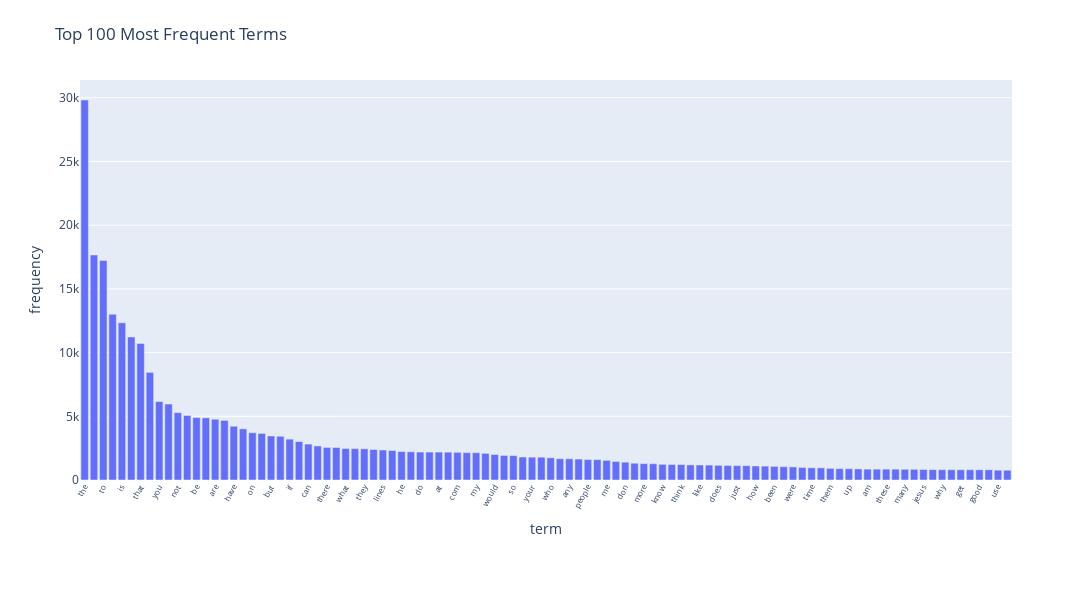

Write notebook code for a chart like this one.
### Markdown cell above
### >>> **Exercise 13 (take home):** 
The chart above only contains 300 vocabulary in the documents, and it's already computationally intensive to both compute and visualize. Can you efficiently reduce the number of terms you want to visualize as an exercise.

### Code cell
# Answer here
# 目標 : 取前 100 常見的 term 整理成頻率圖表
import numpy as np, pandas as pd, plotly.express as px

# 計算詞頻
term_frequencies = np.asarray(X_counts.sum(axis=0)).ravel()
terms = count_vect.get_feature_names_out()
df_all = pd.DataFrame({"term": terms, "frequency": term_frequencies})

# 取前 100 個常見 term，並依頻率降冪排序
df_top100 = df_all.sort_values("frequency", ascending=False).head(100)

# 畫長條圖（降冪由左到右）
fig = px.bar(
    df_top100.sort_values("frequency", ascending=False), 
    x="term", y="frequency",
    title="Top 100 Most Frequent Terms"
)

fig.update_layout(
    height=600, width=1200,
    xaxis=dict(
        tickangle=300,
        tickfont=dict(size=8)   # 可調整字體大小，避免太擠
    ),
    margin=dict(t=80, b=120)
)

fig.show()

### Figure 1 — Plotly figure (JSON) as saved in the notebook; plotly's stock layout.template omitted (floating-point values rounded to 4 significant figures)
{"data": [{"hovertemplate": "term=%{x}<br>frequency=%{y}<extra></extra>", "legendgroup": "", "marker": {"color": "#636efa", "pattern": {"shape": ""}}, "name": "", "orientation": "v", "showlegend": false, "textposition": "auto", "type": "bar", "x": ["the", "of", "to", "and", "is", "in", "that", "it", "you", "for", "not", "this", "be", "from", "are", "edu", "have", "as", "on", "with", "but", "or", "if", "was", "can", "we", "there", "by", "what", "subject", "they", "an", "lines", "one", "he", "god", "do", "organization", "at", "re", "com", "about", "my", "all", "would", "will", "so", "some", "your", "no", "who", "has", "any", "writes", "people", "which", "me", "article", "don", "his", "more", "other", "know", "when", "think", "their", "like", "university", "does", "out", "just", "only", "how", "also", "been", "than", "were", "then", "time", "because", "them", "posting", "up", "had", "am", "should", "these", "may", "many", "say", "jesus", "see", "why", "us", "get", "very", "good", "believe", "use", "such"], "xaxis": "x", "y": [29825, 17660, 17222, 13017, 12343, 11226, 10723, 8447, 6157, 5962, 5285, 5063, 4898, 4877, 4769, 4675, 4218, 4015, 3709, 3655, 3453, 3432, 3208, 3020, 2818, 2674, 2556, 2548, 2472, 2464, 2448, 2393, 2353, 2312, 2232, 2216, 2193, 2192, 2191, 2186, 2172, 2148, 2143, 2093, 2000, 1925, 1912, 1802, 1793, 1791, 1742, 1671, 1669, 1645, 1604, 1599, 1543, 1453, 1400, 1318, 1286, 1278, 1230, 1215, 1213, 1184, 1177, 1170, 1151, 1142, 1130, 1127, 1100, 1090, 1068, 1045, 1028, 989, 959, 952, 914, 892, 885, 870, 852, 851, 850, 850, 841, 840, 825, 814, 811, 808, 806, 805, 805, 803, 772, 766], "yaxis": "y"}], "layout": {"barmode": "relative", "height": 600, "legend": {"tracegroupgap": 0}, "margin": {"b": 120, "t": 80}, "title": {"text": "Top 100 Most Frequent Terms"}, "width": 1200, "xaxis": {"anchor": "y", "domain": [0, 1], "tickangle": -60, "tickfont": {"size": 8}, "title": {"text": "term"}}, "yaxis": {"anchor": "x", "domain": [0, 1], "title": {"text": "frequency"}}}}
